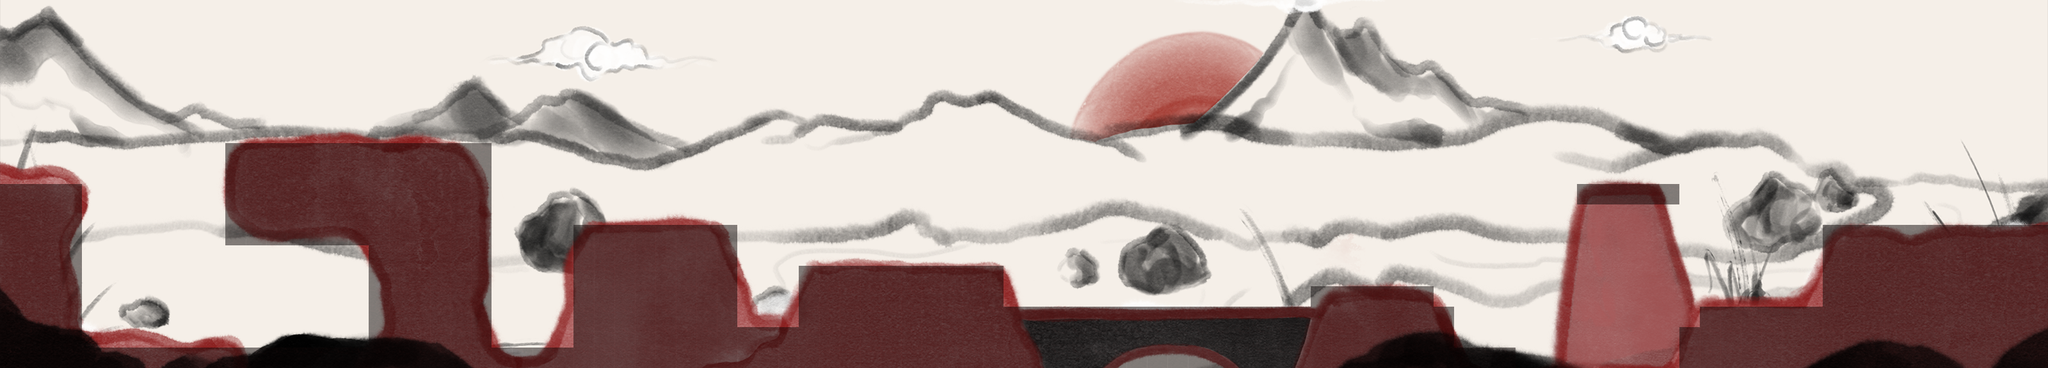

The image is a tile-based game level rendered from a .tmx file. Its description and source (layers, tilesets, objects; grid data summarised) follow:
An orthogonal 100x18 tile map with 32x32 px tiles, 2 tile layers (calque_backgroundRiviere, calque_invisibleRiviere).

<map version="1.10" tiledversion="1.10.1" orientation="orthogonal" renderorder="right-down" width="100" height="18" tilewidth="32" tileheight="32" infinite="0" nextlayerid="5" nextobjectid="1">
 <tileset firstgid="1" name="LD_Riviere_001" tilewidth="32" tileheight="32" tilecount="1800" columns="100">
  <image source="LD_Riviere_001.png" width="3200" height="581" />
  <tile id="1700">
   <properties>
    <property name="estSolideRiviere" type="bool" value="true" />
   </properties>
  </tile>
 </tileset>
 <layer id="3" name="calque_backgroundRiviere" width="100" height="18">
  <data>[1800 cells, 1800 non-empty, 1800 distinct tile ids]</data>
 </layer>
 <layer id="4" name="calque_invisibleRiviere" width="100" height="18" opacity="0.5">
  <data>[1800 cells, 444 non-empty, 1 distinct tile ids]</data>
 </layer>
</map>